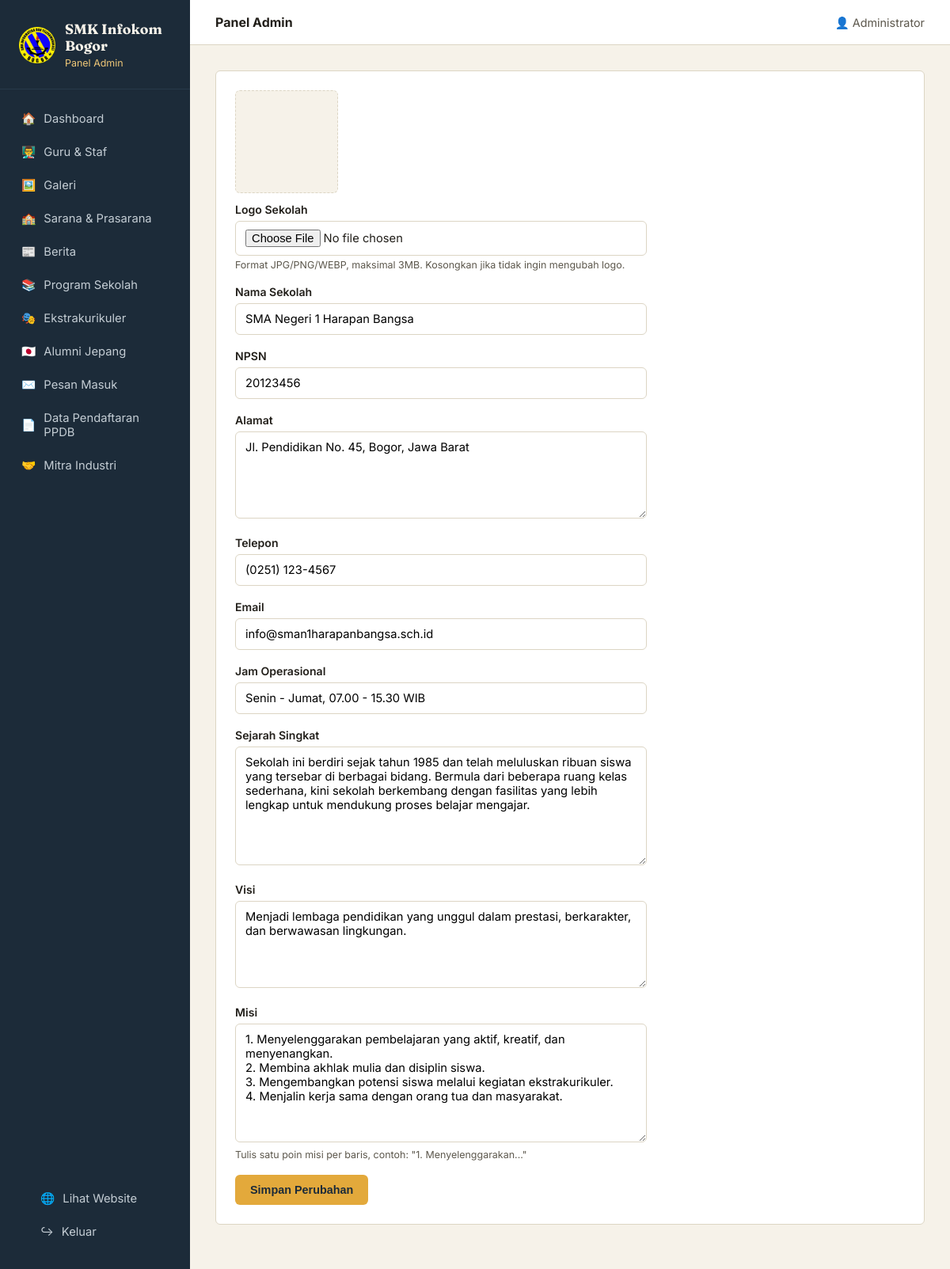
Screenshot of /admin/profil.php (signed in) with the database file from the repository.
### tables this page shows
CREATE TABLE profil_sekolah (
    id INT AUTO_INCREMENT PRIMARY KEY,
    nama_sekolah VARCHAR(150) NOT NULL,
    npsn VARCHAR(50) DEFAULT NULL,
    alamat TEXT,
    telepon VARCHAR(50),
    email VARCHAR(100),
    jam_operasional VARCHAR(150),
    sejarah TEXT,
    visi TEXT,
    misi TEXT,
    logo VARCHAR(255) DEFAULT NULL,
    foto_gedung VARCHAR(255) DEFAULT NULL,
    peta_embed TEXT
);

### admin/profil.php (the view, shortened to what this page needs)
<?php
require_once __DIR__ . '/auth.php';
$stmt = $koneksi->query("SELECT * FROM profil_sekolah LIMIT 1");
$profil = $stmt->fetch();
require_once __DIR__ . '/includes/layout_atas.php';
?>
<div class="kartu-panel">
  <form method="post" action="profil.php" enctype="multipart/form-data">
    <?php if (!empty($profil['logo'])): ?>
    <div class="pratinjau-foto" id="pratinjau-logo" style="background-image:url('../uploads/profil/<?= htmlspecialchars($profil['logo']) ?>')"></div>
    <?php else: ?>
    <div class="pratinjau-foto" id="pratinjau-logo"></div>
    <?php endif; ?>
    <div class="grup-form">
      <label for="logo">Logo Sekolah</label>
      <input type="file" id="logo" name="logo" accept="image/png,image/jpeg,image/webp"
             onchange="pratinjauGambar(this,'pratinjau-logo')">
      <p class="bantuan-form">Format JPG/PNG/WEBP, maksimal 3MB. Kosongkan jika tidak ingin mengubah logo.</p>
    </div>
    <div class="grup-form">
      <label for="nama_sekolah">Nama Sekolah</label>
      <input type="text" id="nama_sekolah" name="nama_sekolah" value="<?= htmlspecialchars($profil['nama_sekolah'] ?? '') ?>" required>
    </div>
    <div class="grup-form">
      <label for="npsn">NPSN</label>
      <input type="text" id="npsn" name="npsn" value="<?= htmlspecialchars($profil['npsn'] ?? '') ?>">
    </div>
    <div class="grup-form">
      <label for="alamat">Alamat</label>
      <textarea id="alamat" name="alamat"><?= htmlspecialchars($profil['alamat'] ?? '') ?></textarea>
    </div>
    <div class="grup-form">
      <label for="telepon">Telepon</label>
      <input type="text" id="telepon" name="telepon" value="<?= htmlspecialchars($profil['telepon'] ?? '') ?>">
    </div>
    <div class="grup-form">
      <label for="email">Email</label>
      <input type="email" id="email" name="email" value="<?= htmlspecialchars($profil['email'] ?? '') ?>">
    </div>
    <div class="grup-form">
      <label for="jam_operasional">Jam Operasional</label>
      <input type="text" id="jam_operasional" name="jam_operasional" value="<?= htmlspecialchars($profil['jam_operasional'] ?? '') ?>">
    </div>
    <div class="grup-form">
      <label for="sejarah">Sejarah Singkat</label>
      <textarea id="sejarah" name="sejarah" style="min-height:150px;"><?= htmlspecialchars($profil['sejarah'] ?? '') ?></textarea>
    </div>
    <div class="grup-form">
      <label for="visi">Visi</label>
      <textarea id="visi" name="visi"><?= htmlspecialchars($profil['visi'] ?? '') ?></textarea>
    </div>
    <div class="grup-form">
      <label for="misi">Misi</label>
      <textarea id="misi" name="misi" style="min-height:150px;"><?= htmlspecialchars($profil['misi'] ?? '') ?></textarea>
      <p class="bantuan-form">Tulis satu poin misi per baris, contoh: "1. Menyelenggarakan..."</p>
    </div>
    <button type="submit" class="tombol">Simpan Perubahan</button>
  </form>
</div>
<?php require_once __DIR__ . '/includes/layout_bawah.php'; ?>

### admin/assets/css/admin.css (style rules this page uses)
:root { --kertas: #F6F2E9; --papan: #1C2B39; --papan-terang: #27394A; --kapur: #E3A93B; --kapur-terang: #F0C878; --teks: #221F1A; --teks-muda: #5C574C; --garis: #DCD5C4; --putih: #FFFFFF; --merah: #B34438; --hijau: #2E7D4F; --font-judul: "Fraunces", Georgia, serif; --font-teks: "Inter", -apple-system, BlinkMacSystemFont, sans-serif; --radius: 6px; }
* { box-sizing: border-box; }
body { margin: 0; background: var(--kertas); font-family: var(--font-teks); color: var(--teks); }
.kartu-panel { background: var(--putih); border: 1px solid var(--garis); border-radius: var(--radius); padding: 24px; margin-bottom: 24px; }
.tombol { display: inline-flex; align-items: center; gap: 6px; padding: 10px 18px; border-radius: var(--radius); font-size: 0.9rem; font-weight: 600; border: 1px solid transparent; cursor: pointer; background: var(--kapur); color: var(--papan); }
.grup-form { margin-bottom: 18px; max-width: 520px; }
.grup-form label { display: block; font-weight: 600; font-size: 0.88rem; margin-bottom: 6px; }
.grup-form input, .grup-form textarea, .grup-form select { width: 100%; padding: 10px 12px; border: 1px solid var(--garis); border-radius: var(--radius); font-family: var(--font-teks); font-size: 0.92rem; }
.grup-form textarea { min-height: 110px; resize: vertical; }
.bantuan-form { font-size: 0.78rem; color: var(--teks-muda); margin-top: 4px; }
.pratinjau-foto { width: 130px; height: 130px; border-radius: var(--radius); background: var(--kertas) center/cover no-repeat; border: 1px dashed var(--garis); margin-bottom: 12px; }

### rows the page displays
profil_sekolah: nama_sekolah "SMA Negeri 1 Harapan Bangsa", npsn "20123456", alamat "Jl. Pendidikan No. 45, Bogor, Jawa Barat", telepon "(0251) 123-4567", email "info@sman1harapanbangsa.sch.id", jam_operasional "Senin - Jumat, 07.00 - 15.30 WIB", sejarah "Sekolah ini berdiri sejak tahun 1985 dan telah meluluskan ribuan siswa yang tersebar di berbagai bidang. Bermula dari beberapa ruang kelas sederhana, kini sekolah berkembang dengan fasilitas yang lebih lengkap untuk mendukung proses belajar mengajar.", visi "Menjadi lembaga pendidikan yang unggul dalam prestasi, berkarakter, dan berwawasan lingkungan.", misi "1. Menyelenggarakan pembelajaran yang aktif, kreatif, dan menyenangkan. 2. Membina akhlak mulia dan disiplin siswa. 3. Mengembangkan potensi siswa melalui kegiatan ekstrakurikuler. 4. Menjalin kerja sama dengan orang tua dan masyarakat."

### other values shown
$namaAdmin "Administrator"
